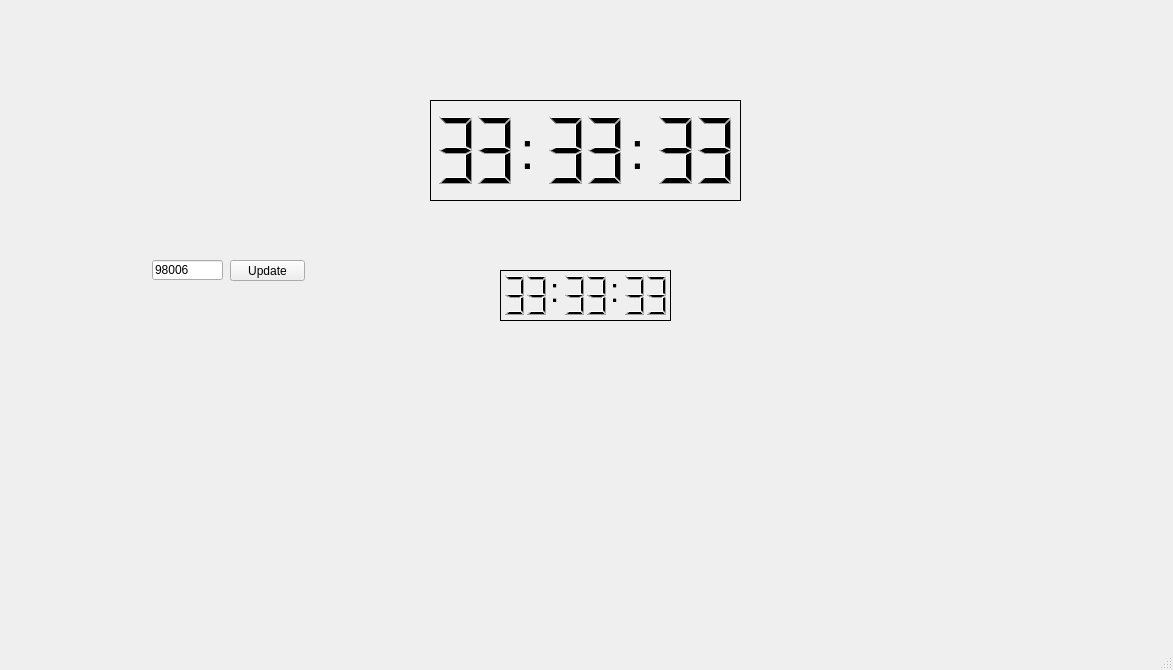
<?xml version="1.0" encoding="UTF-8"?>
<ui version="4.0">
 <class>MainWindow</class>
 <widget class="QMainWindow" name="MainWindow">
  <property name="geometry">
   <rect>
    <x>0</x>
    <y>0</y>
    <width>1173</width>
    <height>670</height>
   </rect>
  </property>
  <property name="windowTitle">
   <string>MainWindow</string>
  </property>
  <widget class="QWidget" name="centralwidget">
   <widget class="QLCDNumber" name="hoursTime">
    <property name="geometry">
     <rect>
      <x>430</x>
      <y>110</y>
      <width>91</width>
      <height>81</height>
     </rect>
    </property>
    <property name="lineWidth">
     <number>0</number>
    </property>
    <property name="digitCount">
     <number>2</number>
    </property>
    <property name="value" stdset="0">
     <double>33.000000000000000</double>
    </property>
   </widget>
   <widget class="QLCDNumber" name="minutesTime">
    <property name="geometry">
     <rect>
      <x>540</x>
      <y>110</y>
      <width>91</width>
      <height>81</height>
     </rect>
    </property>
    <property name="lineWidth">
     <number>0</number>
    </property>
    <property name="digitCount">
     <number>2</number>
    </property>
    <property name="value" stdset="0">
     <double>33.000000000000000</double>
    </property>
   </widget>
   <widget class="QLCDNumber" name="secondsTime">
    <property name="geometry">
     <rect>
      <x>650</x>
      <y>110</y>
      <width>91</width>
      <height>81</height>
     </rect>
    </property>
    <property name="lineWidth">
     <number>0</number>
    </property>
    <property name="digitCount">
     <number>2</number>
    </property>
    <property name="value" stdset="0">
     <double>33.000000000000000</double>
    </property>
   </widget>
   <widget class="QLabel" name="label">
    <property name="geometry">
     <rect>
      <x>520</x>
      <y>110</y>
      <width>31</width>
      <height>81</height>
     </rect>
    </property>
    <property name="font">
     <font>
      <pointsize>40</pointsize>
     </font>
    </property>
    <property name="text">
     <string>:</string>
    </property>
   </widget>
   <widget class="QLabel" name="label_2">
    <property name="geometry">
     <rect>
      <x>630</x>
      <y>110</y>
      <width>31</width>
      <height>81</height>
     </rect>
    </property>
    <property name="font">
     <font>
      <pointsize>40</pointsize>
     </font>
    </property>
    <property name="text">
     <string>:</string>
    </property>
   </widget>
   <widget class="QLabel" name="label_3">
    <property name="geometry">
     <rect>
      <x>430</x>
      <y>100</y>
      <width>311</width>
      <height>101</height>
     </rect>
    </property>
    <property name="frameShape">
     <enum>QFrame::Box</enum>
    </property>
    <property name="text">
     <string/>
    </property>
   </widget>
   <widget class="QLabel" name="label_4">
    <property name="geometry">
     <rect>
      <x>610</x>
      <y>270</y>
      <width>16</width>
      <height>41</height>
     </rect>
    </property>
    <property name="font">
     <font>
      <pointsize>25</pointsize>
     </font>
    </property>
    <property name="text">
     <string>:</string>
    </property>
   </widget>
   <widget class="QLabel" name="label_5">
    <property name="geometry">
     <rect>
      <x>550</x>
      <y>270</y>
      <width>16</width>
      <height>41</height>
     </rect>
    </property>
    <property name="font">
     <font>
      <pointsize>25</pointsize>
     </font>
    </property>
    <property name="text">
     <string>:</string>
    </property>
   </widget>
   <widget class="QLCDNumber" name="hourNYC">
    <property name="geometry">
     <rect>
      <x>500</x>
      <y>270</y>
      <width>51</width>
      <height>51</height>
     </rect>
    </property>
    <property name="font">
     <font>
      <family>Adobe Fan Heiti Std B</family>
      <weight>75</weight>
      <bold>true</bold>
     </font>
    </property>
    <property name="styleSheet">
     <string notr="true"/>
    </property>
    <property name="frameShape">
     <enum>QFrame::NoFrame</enum>
    </property>
    <property name="digitCount">
     <number>2</number>
    </property>
    <property name="value" stdset="0">
     <double>33.000000000000000</double>
    </property>
   </widget>
   <widget class="QLCDNumber" name="minuteNYC">
    <property name="geometry">
     <rect>
      <x>560</x>
      <y>270</y>
      <width>51</width>
      <height>51</height>
     </rect>
    </property>
    <property name="frameShape">
     <enum>QFrame::NoFrame</enum>
    </property>
    <property name="digitCount">
     <number>2</number>
    </property>
    <property name="value" stdset="0">
     <double>33.000000000000000</double>
    </property>
   </widget>
   <widget class="QLCDNumber" name="secondNYC">
    <property name="geometry">
     <rect>
      <x>620</x>
      <y>270</y>
      <width>51</width>
      <height>51</height>
     </rect>
    </property>
    <property name="frameShape">
     <enum>QFrame::NoFrame</enum>
    </property>
    <property name="digitCount">
     <number>2</number>
    </property>
    <property name="value" stdset="0">
     <double>33.000000000000000</double>
    </property>
   </widget>
   <widget class="QLabel" name="label_6">
    <property name="geometry">
     <rect>
      <x>500</x>
      <y>270</y>
      <width>171</width>
      <height>51</height>
     </rect>
    </property>
    <property name="frameShape">
     <enum>QFrame::Box</enum>
    </property>
    <property name="text">
     <string/>
    </property>
   </widget>
   <widget class="QLabel" name="mapLabel">
    <property name="geometry">
     <rect>
      <x>100</x>
      <y>290</y>
      <width>261</width>
      <height>331</height>
     </rect>
    </property>
    <property name="minimumSize">
     <size>
      <width>261</width>
      <height>331</height>
     </size>
    </property>
    <property name="text">
     <string/>
    </property>
   </widget>
   <widget class="QPushButton" name="zipCodeUpdate">
    <property name="geometry">
     <rect>
      <x>230</x>
      <y>260</y>
      <width>75</width>
      <height>21</height>
     </rect>
    </property>
    <property name="text">
     <string>Update</string>
    </property>
   </widget>
   <widget class="QLineEdit" name="zipCodeEdit">
    <property name="geometry">
     <rect>
      <x>152</x>
      <y>260</y>
      <width>71</width>
      <height>20</height>
     </rect>
    </property>
    <property name="text">
     <string>98006</string>
    </property>
   </widget>
  </widget>
  <widget class="QMenuBar" name="menubar">
   <property name="geometry">
    <rect>
     <x>0</x>
     <y>0</y>
     <width>1173</width>
     <height>22</height>
    </rect>
   </property>
  </widget>
  <widget class="QStatusBar" name="statusbar"/>
 </widget>
 <resources/>
 <connections/>
</ui>
